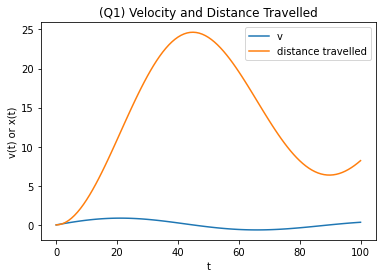

Python code for this plot:
#!/usr/bin/env python3
# -*- coding: utf-8 -*-
"""
Created on Sun Apr  4 21:09:11 2021

@author: aditi
"""

#Q1
print('Exercise 1: Plotting v(t) and x(t):')
t=[]; xv=[]; x=[]; I=0;i=0;
with open('velocities.txt') as f:
    for line in f:
        l1=line.index('\t')
        l2=line.index('\n')
        tval=float(line[0:l1])
        t.append(tval)
        xvval=float(line[l1+1:l2])
        xv.append(xvval)
        if i==0 :
            xvval_prev=0; tval_prev=0;
        else:
            xvval_prev=xv[i-1]; tval_prev=t[i-1];
        I+=1/2*(tval-tval_prev)*(xvval_prev+xvval)
        x.append(I)
        i+=1

from matplotlib import pyplot as plt
plt.figure(1)
plt.plot(t,xv,t,x)
plt.title('(Q1) Velocity and Distance Travelled')
plt.xlabel('t')
plt.ylabel('v(t) or x(t)')
plt.legend(['v','distance travelled'])
